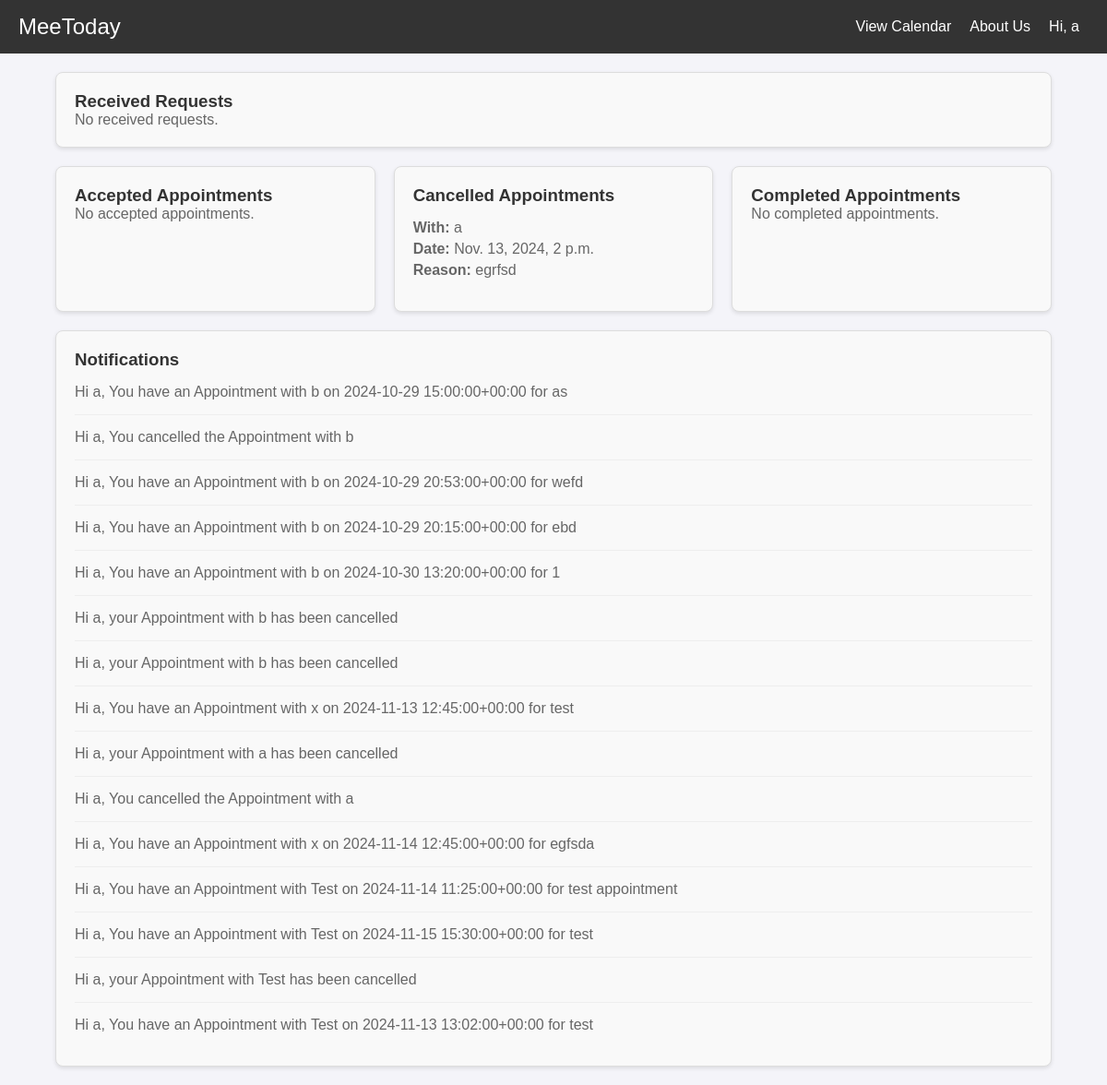
The app's page /notifications/ (signed in) with its own data.
### appointments/models.py (models this page shows, shortened)
class Appointment(models.Model):
    STATUS_CHOICES = [
        ('pending', 'Pending'),
        ('accepted', 'Accepted'),
        ('modified', 'Modified'),
        ('rejected', 'Rejected'),
    ]
    requester = models.ForeignKey(User, on_delete=models.CASCADE, related_name='sent_requests')
    recipient = models.ForeignKey(User, on_delete=models.CASCADE, related_name='received_requests')
    date = models.DateTimeField()
    end_time = models.DateTimeField()  # New field for the end time
    reason = models.TextField()
    status = models.CharField(max_length=10, choices=STATUS_CHOICES, default='pending')

class Notification(models.Model):
    user = models.ForeignKey(User, on_delete=models.CASCADE)
    message = models.TextField()
    created_at = models.DateTimeField(auto_now_add=True)

### appointments/views.py (the view)
# urls.py: path('notifications/', views.notifications_view, name='notifications'),
@login_required
def notifications_view(request):
    received_requests = Appointment.objects.filter(recipient=request.user, status='pending')
    accepted_appointments = Appointment.objects.filter(
        (Q(recipient=request.user) | Q(requester=request.user)) & Q(status='accepted')
    )
    cancelled_appointments = Appointment.objects.filter(
        (Q(recipient=request.user) | Q(requester=request.user)) & Q(status='rejected')
    )
    completed_appointments = Appointment.objects.filter(
        (Q(recipient=request.user) | Q(requester=request.user)) & Q(date__lt=timezone.now()) & Q(status='accepted')
    )
    notifications = Notification.objects.filter(user=request.user)
    context = {
        'received_requests': received_requests,
        'accepted_appointments': accepted_appointments,
        'cancelled_appointments': cancelled_appointments,
        'completed_appointments': completed_appointments,
        'notifications': notifications,
        'user': request.user,
    }
    return render(request, 'notifications.html', context)

### appointments/templatetags/custom_filters.py (called while the page is built)
@register.filter
def other_user(appointment, user):
    if appointment.requester == user:
        return appointment.recipient.username
    return appointment.requester.username

### appointments/templates/notifications.html (shortened to what this page needs)
{% extends 'base.html' %}
{% load custom_filters %}
{% block content %}
    <div class="notifications-container">
        <div class="notification-box">
            <h3>Received Requests</h3>
            {% for appointment in received_requests %}
                <div class="notification-item">
                    <p><strong>From:</strong> {{ appointment.requester.username }}</p>
                    <p><strong>Date:</strong> {{ appointment.date }}</p>
                    <p><strong>Reason:</strong> {{ appointment.reason }}</p>
                    <form method="POST" action="{% url 'handle_request' appointment.id %}">
                        {% csrf_token %}
                        <button type="submit" name="action" value="accept" class="accept">Accept</button>
                        <button type="submit" name="action" value="modify" class="modify">Modify</button>
                        <button type="submit" name="action" value="cancel" class="cancel">Cancel</button>
                    </form>
                </div>
            {% empty %}
                <p>No received requests.</p>
            {% endfor %}
        </div>
        <div class="flex-row">
            <div class="notification-box">
                <h3>Accepted Appointments</h3>
                {% for appointment in accepted_appointments %}
                    <div class="notification-item">
                        <p><strong>With:</strong> {{ appointment|other_user:user }}</p>
                        <p><strong>Date:</strong> {{ appointment.date }}</p>
                        <p><strong>Reason:</strong> {{ appointment.reason }}</p>
                    </div>
                {% empty %}
                    <p>No accepted appointments.</p>
                {% endfor %}
            </div>
            <div class="notification-box">
                <h3>Cancelled Appointments</h3>
                {% for appointment in cancelled_appointments %}
                    <div class="notification-item">
                        <p><strong>With:</strong> {{ appointment|other_user:user }}</p>
                        <p><strong>Date:</strong> {{ appointment.date }}</p>
                        <p><strong>Reason:</strong> {{ appointment.reason }}</p>
                    </div>
                {% empty %}
                    <p>No cancelled or rejected appointments.</p>
                {% endfor %}
            </div>
            <div class="notification-box">
                <h3>Completed Appointments</h3>
                {% for appointment in completed_appointments %}
                    <div class="notification-item">
                        <p><strong>With:</strong> {{ appointment|other_user:user }}</p>
                        <p><strong>Date:</strong> {{ appointment.date }}</p>
                        <p><strong>Reason:</strong> {{ appointment.reason }}</p>
                    </div>
                {% empty %}
                    <p>No completed appointments.</p>
                {% endfor %}
            </div>
        </div>
        <div class="notification-box">
            <h3>Notifications</h3>
            {% for notification in notifications %}
                <div class="notification-item">
                    <p>{{ notification.message }}</p>
                </div>
            {% endfor %}
        </div>
    </div>
{% endblock %}

### appointments/templates/base.html (shortened to what this page needs)
{% load static %}
<!DOCTYPE html>
<html lang="en">
<head>
    <link href='https://cdn.jsdelivr.net/npm/fullcalendar@5.9.0/main.min.css' rel='stylesheet' />
    <link rel="stylesheet" href="{% static 'style.css' %}">
</head>
<body>
    <nav class="navbar">
        <div class="logo">
            <a href="{% url 'home' %}">MeeToday</a>
        </div>
        <div class="menu">
            {% if user.is_authenticated %}
                <a href="{% url 'calendar' %}" class="nav-link">View Calendar</a>
                <a href="{% url 'about_us' %}" class="nav-link">About Us</a>
                <div class="dropdown">
                    <button class="dropbtn">Hi, {{ user.username }}</button>
                </div>
            {% else %}
                <a href="{% url 'login' %}" class="nav-link">Login</a>
                <a href="{% url 'register' %}" class="nav-link">Register</a>
            {% endif %}
        </div>
    </nav>
    <div class="container">
        {% block content %}
        {% endblock %}
    </div>
</body>
</html>

### appointments/static/style.css (style rules this page uses)
* { margin: 0; padding: 0; box-sizing: border-box; }
body { font-family: Arial, sans-serif; background-color: #f4f4f9; color: #333; margin: 0; padding: 0; }
.container { width: 90%; max-width: 1200px; margin: 20px auto; }
body { font-family: Arial, sans-serif; color: #333; margin: 0; padding: 0; }
.navbar { display: flex; justify-content: space-between; align-items: center; background-color: #333; color: #fff; padding: 10px 20px; }
.navbar .logo a { font-size: 1.5rem; color: #fff; text-decoration: none; }
.navbar .menu { display: flex; align-items: center; }
.navbar .nav-link { color: #fff; text-decoration: none; margin: 0 10px; }
.dropdown { position: relative; display: inline-block; }
.dropdown .dropbtn { background-color: #333; color: white; padding: 10px; font-size: 1rem; border: none; cursor: pointer; }
p { color: #666; }
.notification-item { padding: 10px; border-bottom: 1px solid #f4f4f9; }

### appointments/templates/notifications.html (style rules this page uses)
.notifications-container { display: flex; flex-direction: column; gap: 20px; }
.notification-box { border: 1px solid #ddd; border-radius: 8px; padding: 20px; background-color: #f9f9f9; box-shadow: 0 2px 4px rgba(0, 0, 0, 0.1); flex: 1; }
.notification-box h3 { margin-top: 0; color: #333; }
.notification-item { border-bottom: 1px solid #eee; padding: 10px 0; }
.notification-item:last-child { border-bottom: none; }
.notification-item p { margin: 5px 0; }
.flex-row { display: flex; gap: 20px; flex-wrap: wrap; }

### records on screen
Appointment: requester+recipient "a", date "Nov. 13, 2024, 2 p.m.", reason "egrfsd"
Notification: message "Hi a, You have an Appointment with b on 2024-10-29 15:00:00+00:00 for as"
Notification: message "Hi a, You cancelled the Appointment with b"
Notification: message "Hi a, You have an Appointment with b on 2024-10-29 20:53:00+00:00 for wefd"
Notification: message "Hi a, You have an Appointment with b on 2024-10-29 20:15:00+00:00 for ebd"
Notification: message "Hi a, You have an Appointment with b on 2024-10-30 13:20:00+00:00 for 1"
Notification: message "Hi a, your Appointment with b has been cancelled"
Notification: message "Hi a, your Appointment with b has been cancelled"
Notification: message "Hi a, You have an Appointment with x on 2024-11-13 12:45:00+00:00 for test"
Notification: message "Hi a, your Appointment with a has been cancelled"
Notification: message "Hi a, You cancelled the Appointment with a"
Notification: message "Hi a, You have an Appointment with x on 2024-11-14 12:45:00+00:00 for egfsda"
Notification: message "Hi a, You have an Appointment with Test on 2024-11-14 11:25:00+00:00 for test appointment"
Notification: message "Hi a, You have an Appointment with Test on 2024-11-15 15:30:00+00:00 for test"
Notification: message "Hi a, your Appointment with Test has been cancelled"
Notification: message "Hi a, You have an Appointment with Test on 2024-11-13 13:02:00+00:00 for test"

### other values on screen
{{ user.username }} "a"
